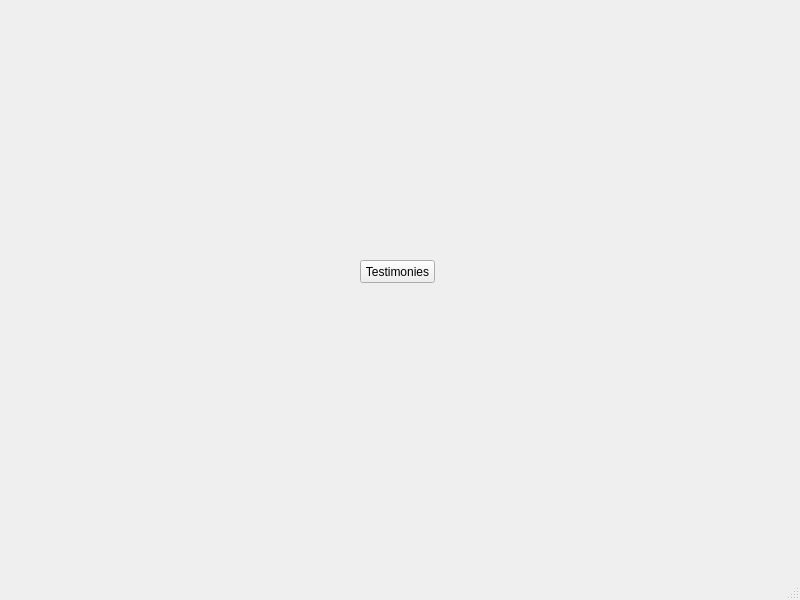
<?xml version="1.0" encoding="UTF-8"?>
<ui version="4.0">
 <class>MainWindow</class>
 <widget class="QMainWindow" name="MainWindow">
  <property name="geometry">
   <rect>
    <x>0</x>
    <y>0</y>
    <width>800</width>
    <height>600</height>
   </rect>
  </property>
  <property name="windowTitle">
   <string>MainWindow</string>
  </property>
  <widget class="QWidget" name="centralwidget">
   <widget class="QPushButton" name="testimonyButton">
    <property name="geometry">
     <rect>
      <x>360</x>
      <y>260</y>
      <width>75</width>
      <height>23</height>
     </rect>
    </property>
    <property name="text">
     <string>Testimonies</string>
    </property>
   </widget>
  </widget>
  <widget class="QMenuBar" name="menubar">
   <property name="geometry">
    <rect>
     <x>0</x>
     <y>0</y>
     <width>800</width>
     <height>21</height>
    </rect>
   </property>
  </widget>
  <widget class="QStatusBar" name="statusbar"/>
 </widget>
 <resources/>
 <connections/>
</ui>
